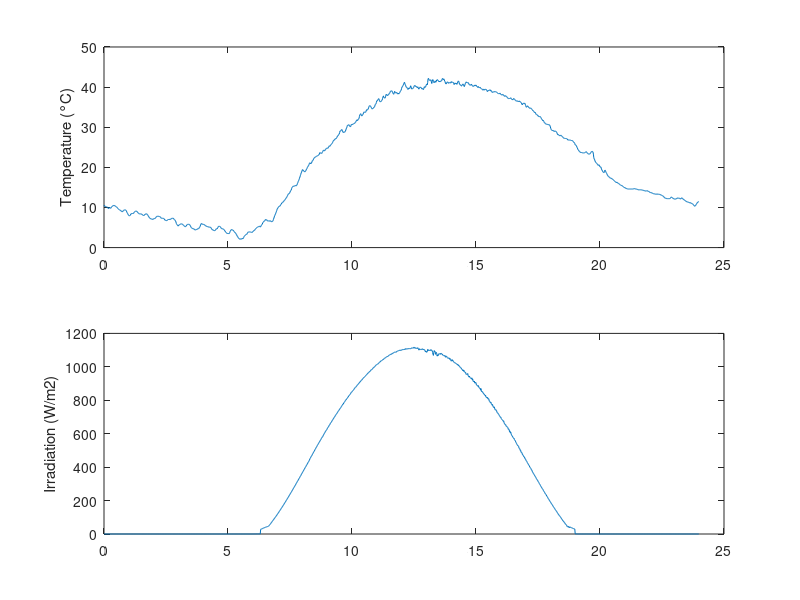

Write the MATLAB code that produced this figure. (Note: this script raises an error after producing the figure.)
clear all
close all
clc
load('Antofagasta_data_daily.mat')

days=365;
minutes_per_day=1440;
G_stc=1000;
T_noct=25; % a dejar asi
%T_noct = 43.8        %Normal operating cell temperature

datestr(Date_daily(1)); % eso para ver la fecha que corresponde al día 1
datestr(Date_daily(end)); % y eso da la fecha del ultimo día

%% Temperature correction.
for k=1:days
    for l=1:minutes_per_day
        T_daily_module(k,l)=T_daily(k,l)+G_daily(k,l)/G_stc*(T_noct-20); % Module temperature correction
    end
end


figure(1)
subplot(2,1,1)
plot(minutes,T_daily_module(2,:))
ylabel('Temperature (°C)')
subplot(2,1,2)
plot(minutes,G_daily(2,:))
ylabel('Irradiation (W/m2)')
hold on
%}

T_daily_module_RANDOM = transpose(T_daily_module(1,:));
G_daily_RANDOM = transpose(G_daily(1,:));

%% Calculo curva de potencia

P_electrolizador = 50000;
tiempo = 1:1:minutes_per_day;
P_max = [];

for i=1:1:minutes_per_day
    P_max = [P_max;P_PV(T_daily_module_RANDOM(i),G_daily_RANDOM(i))];
end

E_pv = [];                                   %Energia de un panel
Energia_panel = 0;
for i=1:1:minutes_per_day
    Energia_panel = Energia_panel + P_max(i);
    E_pv = [E_pv;Energia_panel];
end

%% Calculo Numero de paneles

Energia_panel = (60*60*24*max(Energia_panel))/minutes_per_day;
E_planta = P_electrolizador*24*3600;
N_pv = E_planta/Energia_panel

%% Calculo tamaño bateria Ah

P_utilizada = []; %Potencia producida por el panel, y utilizada por el electrolizador
for i=1:1:minutes_per_day
    if N_pv*P_max(i)<P_electrolizador
        P_utilizada = [P_utilizada;N_pv*P_max(i)];
    else
        P_utilizada = [P_utilizada;P_electrolizador];
    end
end

P_faltante =[];
for i=1:1:minutes_per_day
    if N_pv*P_max(i)<P_electrolizador
        P_faltante = [P_faltante;P_electrolizador-N_pv*P_max(i)];
    else
        P_faltante = [P_faltante;0];
    end
end

E_utilizada = [];
E_pv_utilizada = 0;
for i=1:1:minutes_per_day
    E_pv_utilizada = E_pv_utilizada + P_utilizada(i);
    E_utilizada = [E_utilizada;E_pv_utilizada];
end

E_bateria = [];
E_pv_bateria = 0;
for i=1:1:minutes_per_day
    E_pv_bateria = E_pv_bateria + P_faltante(i);
    E_bateria = [E_bateria;E_pv_bateria];
end

step = [];
for i = 1:1:minutes_per_day
    if i < 478
        step = [step;0];
    elseif i < 1041
        step = [step;50000/1000];
    else
        step = [step;0];
    end
end
    
t = (477:1:1040)';
unitstep = t>=0;


figure(5)
hold on
%plot(P_utilizada/1000)
plot(P_max*N_pv/1000)
%plot(step)
plot(P_faltante/1000)
ylabel('Potencia [kW]')
xlabel('Tiempo[min]')
xlim([0 1440])
%legend('Potencia producida y utilizada','Potencia total producida','Potencia faltante')
hold off

% E_bateria es el vector que contiene la energia acumulada por el panel
% durante 1440 minutos, entonces hay que multiplicar la energia obtenida
% (En minutos) por 60 y asi obtenerla en Joule segundo. No multiplico por 
% 24, por que eso ya esta considerando en los 1440 puntos de muestreo.

Bateria_J = max(E_bateria*60);                %[J en segundos]
Bateria_Wh = (Bateria_J/3600)                %[Wh]
Bateria_Ah = Bateria_Wh/400;                  %[Ah con bat de 400V]

P_PV = 280;                             % Potencia nominal de un panel

P_BAT2 = Bateria_Wh

P_E = 50000

H2V_h2 = 50000/4830;                        
H2V_kg_h2 = H2V_h2*0.0898;                  
H2V2 = H2V_kg_h2*24*365

LCOH2 = LCOH(N_pv*P_PV/1000,P_BAT2/1000,P_E/1000,H2V2)/3

